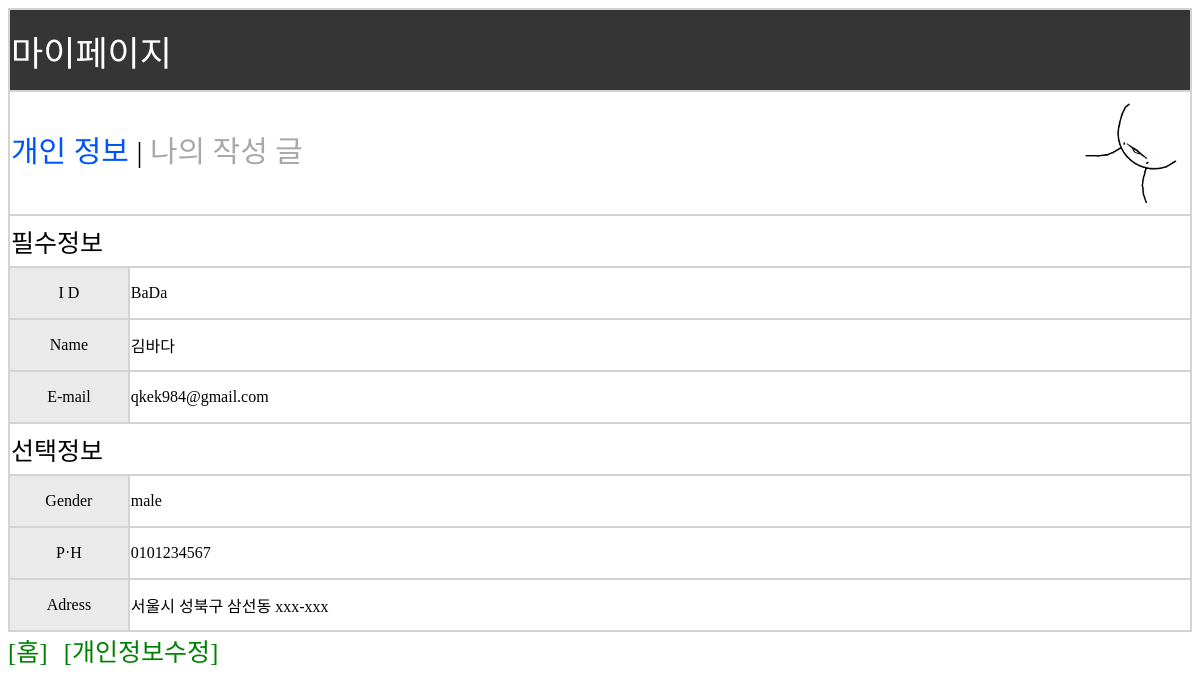
Screenshot of /mypage.php (signed in) with the database file from the repository.
### tables this page shows
CREATE TABLE IF NOT EXISTS `users` (
  `outoID` int(11) NOT NULL,
  `id` varchar(40) DEFAULT NULL,
  `pass` varchar(40) DEFAULT NULL,
  `name` varchar(40) DEFAULT NULL,
  `email` varchar(40) DEFAULT NULL,
  `gender` varchar(10) DEFAULT NULL,
  `hp` varchar(20) DEFAULT NULL,
  `adress` varchar(100) DEFAULT NULL
);

### mypage.php (the view, shortened to what this page needs)
<?php
$con= mysqli_connect('localhost','root','123123','pjdb');
$category = $_GET['category'];
$page = $_GET['page'];
$query = "SELECT * FROM users WHERE id='$_SESSION[login]'";
$result = mysqli_query($con,$query);
while($row = mysqli_fetch_array($result)){
?>
<html>
<body>
<table border=0 width=100%>
<tr>
<td class="top0" colspan=2 >마이페이지</td>
</tr>
<tr>
<td class="top1" colspan=2 ><img src='img/bug3.jpg' width='100' height='100' style='float:right; margin:10px'>
<br>
<a class=ipage href=mypage.php>개인 정보</a> |
<a class=wpage href=mywritten.php>나의 작성 글</a>
</td>
</tr>
<tr>
<td class=info colspan=2 >필수정보</td>
</tr>
<tr>
<td class="key">I D</td>
<td class="value"><?php echo $row[id];?></td>
</tr>
<tr>
<td class="key">Name</td>
<td class="value"><?php echo $row[name];?></td>
</tr>
<td class="key">E-mail</td>
<td class="value"><?php echo $row[email];?></td>
<tr>
<td class=info colspan=2>선택정보</td>
</tr>
<tr>
<td class="key">Gender</td>
<td class="value"><?php echo $row['gender'];?></td>
</tr>
<tr>
<td class="key">P·H</td>
<td class="value"><?php echo $row[hp];?></td>
</tr>
<tr>
<td class="key">Adress</td>
<td class="value"><?php echo $row[adress];?></td>
</tr>
</table>
</body>
</html>
<?php
}
echo "<a class=button href='main.php?category=$category&page=$page'>[홈]</a>　";
echo "<a class=button href='mypageupdate.php?outoid=$outoid&category=$category&page=$page&id=$id'>[개인정보수정]</a>";
?>

### mypage.php (style rules this page uses)
table { font-size:100%;background:lightgray; }
td.top0 { background:#353535; height:80px; font-size:35; color:white; }
td.top1 { background:white; height:100px; font-size:30; }
td.key { background:#EAEAEA; width:10%; height:50px; text-align:center; }
td.value { background:white; }
td.info { background:white; height:50px; font-size:25; }
a.button { font-size:25px; color:green; text-decoration:none; }
a.ipage { font-size:30; color:#0054FF; text-decoration:none; }
a.wpage { font-size:30; color:darkgray; text-decoration:none; }

### rows the page displays
users: id "BaDa", name "김바다", email "qkek984@gmail.com", gender "male", hp "0101234567", adress "서울시 성북구 삼선동 xxx-xxx"
